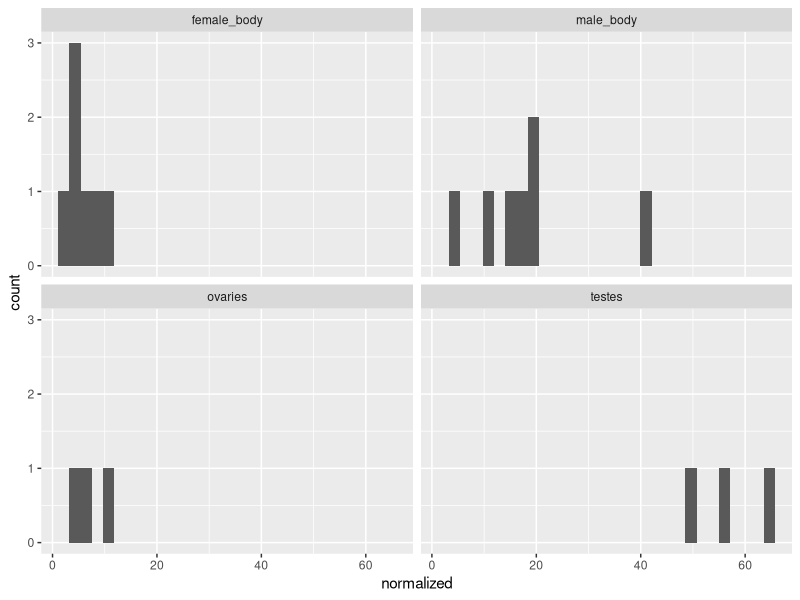
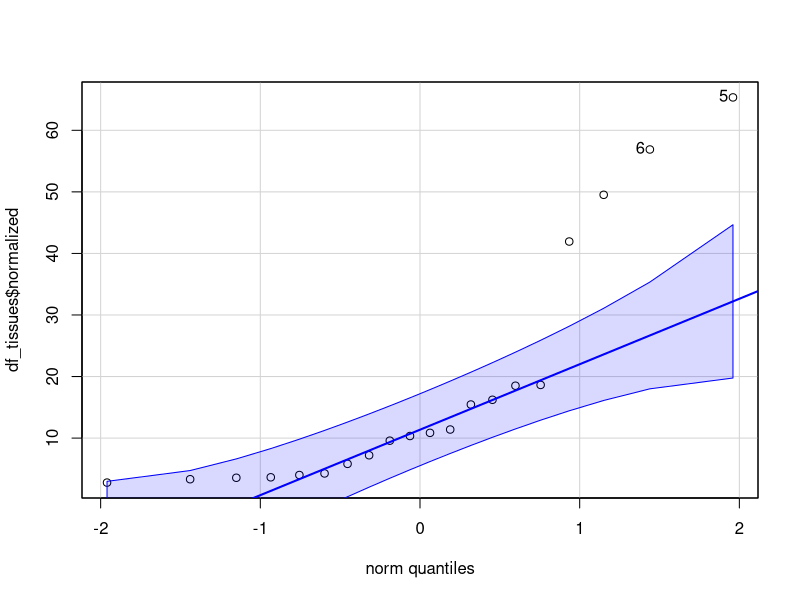
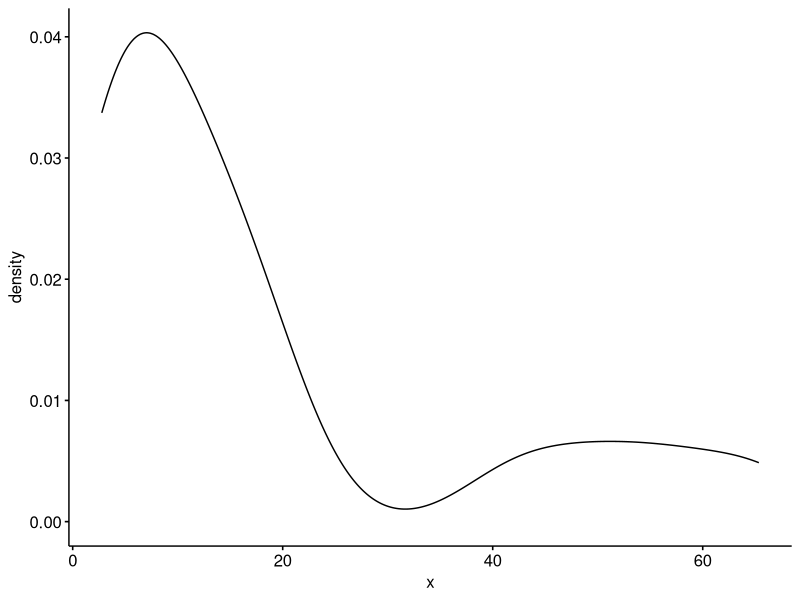
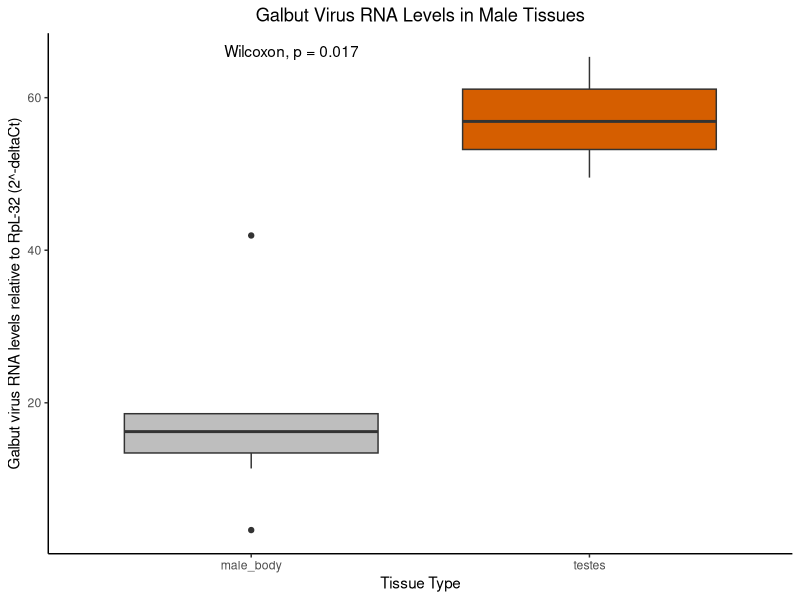
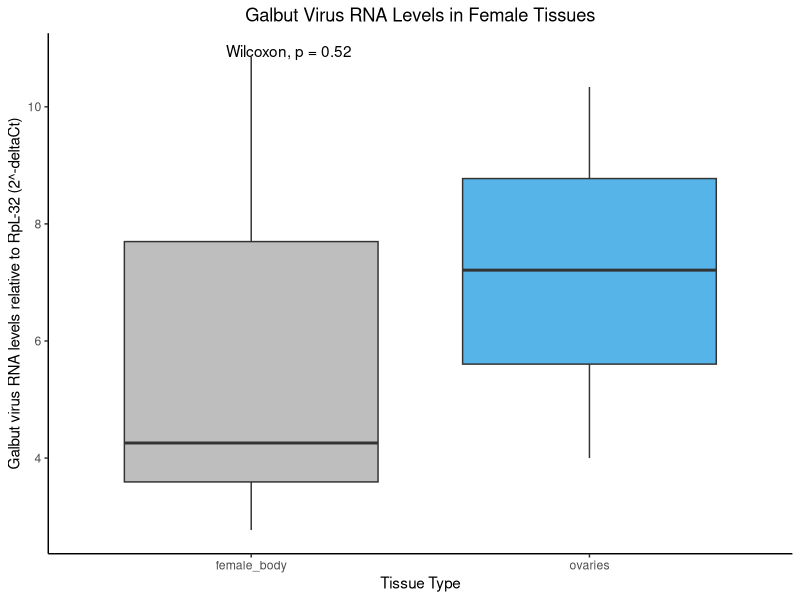
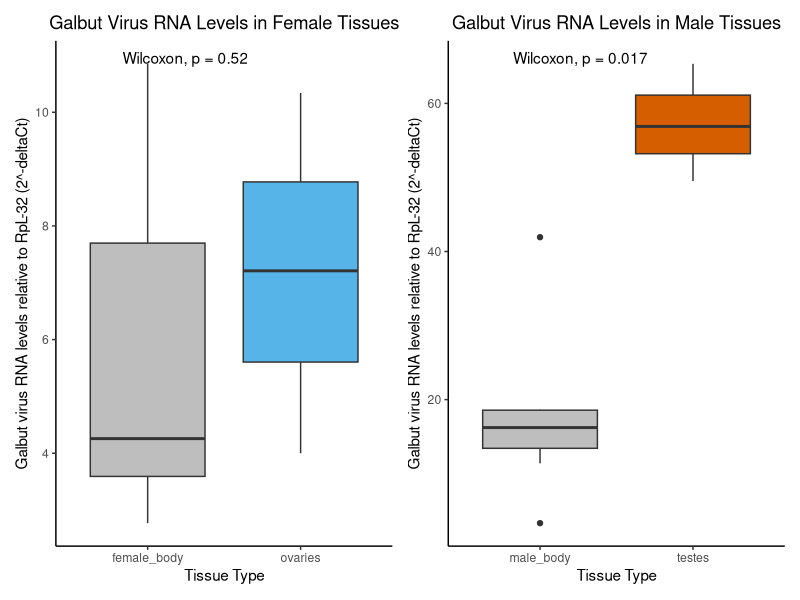
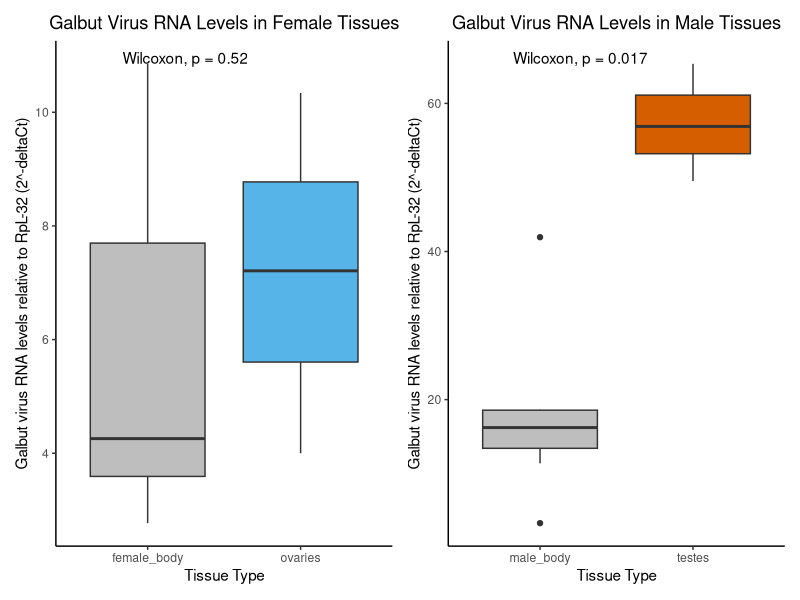

The R script that drew these images, in order: (Note: this script raises an error after producing the figures.)
#Script for analysis for Figure 5C
# Virus load analysis of testes and ovaries compared to bodies

#Aims of this script:

# 1) Plot the virus loads (as determined by virus RNA relative to RpL-32)
# 2) perform a statistical analysis to see if sex tissues have higher virus load
# as compared to the whole body

library(tidyverse)
library(readxl)
library(ggpubr)

#set wd to where the file is saved
setwd(dirname(rstudioapi::getActiveDocumentContext()$path))

#import the data
df_tissues <- read_excel("tissue_virus_load_table.xlsx")

#statistical analysis

#does the data follow normality assumptions
#do testing to know wilcoxon vs t test

#doesn't appear to be normalized, do wilcoxon
ggplot(df_tissues, aes(x = normalized)) + 
  geom_histogram() +
  facet_wrap(~tissue)
library(car)
qqp(df_tissues$normalized)
ggdensity(df_tissues$normalized)


#Plot each type by the respective sex
#do wilcoxon test
#showing it on a plot to be able to use tidyverse (ggplot2 with ggpubr)

#separate each plot by sex
#not comparing across sexes, only within sexes

#pull out male tissue data
df_tissues_m <- df_tissues %>% 
                filter(sex == 'male')
#calculate mean and median of tissues for finding fold change difference
df_tissues_m %>% group_by(tissue) %>% summarise(mean = mean(normalized), median = median(normalized))

theme_set(theme_classic())
p_tissue_m <- ggplot(df_tissues_m, aes(tissue, normalized)) +
    geom_boxplot(aes(fill = factor(tissue))) +
    labs(title = "Galbut Virus RNA Levels in Male Tissues",
         y = "Galbut virus RNA levels relative to RpL-32 (2^-deltaCt)",
         x = "Tissue Type") +
    scale_fill_manual(values=c("grey", "#D55E00")) +
    theme(legend.position = "none",
          plot.title = element_text(hjust = 0.5)) +
    scale_y_continuous() +
    stat_compare_means() #this naturally chose to do Wilcoxon
p_tissue_m #if you want to view the plot

#separate out the female tissue data
df_tissues_f <- df_tissues %>% 
    filter(sex == 'female')  

#calculate mean and median of tissues for finding fold change difference
df_tissues_f %>% group_by(tissue) %>% summarise(mean = mean(normalized), median = median(normalized))

p_tissue_f <- ggplot(df_tissues_f, aes(tissue, normalized)) +
  geom_boxplot(aes(fill = factor(tissue))) +
  labs(title = "Galbut Virus RNA Levels in Female Tissues",
       y = "Galbut virus RNA levels relative to RpL-32 (2^-deltaCt)",
       x = "Tissue Type") +
  scale_fill_manual(values=c("grey", "#56B4E9")) +
  theme(legend.position = "none",
        plot.title = element_text(hjust = 0.5)) +
  scale_y_continuous() +
  stat_compare_means()

p_tissue_f #if you want to visualize the plot here    

#combine the plots
library(patchwork)
p_tissue_f | p_tissue_m

#save it as a PDF
ggsave("sex_tissue_virus_load.pdf")

#This PDF was then opened with Affinity designer for aesthetics and sizing

#do comparison of body tissues by sex
df_tissues_body <- df_tissues %>%
  filter(tissue == "body")

#is it significant? yes
df_tissues_body %>% wilcox_test(normalized~sex, 
            paired = FALSE, 
            p.adjust.method = "holm")

#plot it
p_tissue_body <- ggplot(df_tissues_body, aes(sex, normalized)) +
  geom_boxplot(aes(fill = factor(sex))) +
  labs(title = "Galbut Virus RNA Levels in Female Tissues",
       y = "Galbut virus RNA levels relative to RpL-32 (2^-deltaCt)",
       x = "Sex") +
  scale_fill_manual(values=c("#56B4E9", "#D55E00")) +
  theme(legend.position = "none",
        plot.title = element_text(hjust = 0.5)) +
  scale_y_continuous() +
  stat_compare_means()

p_tissue_body

ggsave("body_virus_load.pdf")


#calculate mean and median of tissues for finding fold change difference
df_tissues_body %>% group_by(sex) %>% summarise(mean = mean(normalized), median = median(normalized))
